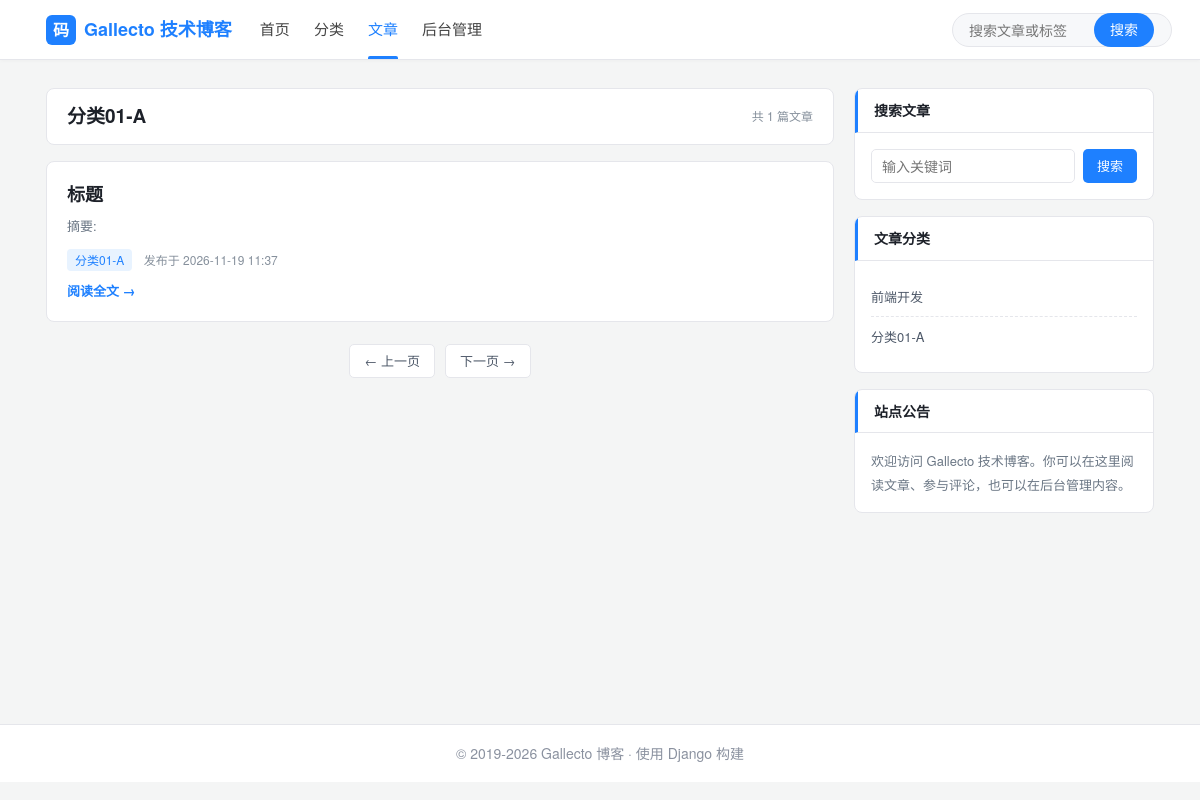
Page /blog/1/ on the committed database.
### blog/models.py (models this page shows, shortened)
class Category(models.Model):
    title = models.CharField(max_length=250, verbose_name="标题")
    slug = models.SlugField(max_length=250, null=True, blank=True, verbose_name="别名")
    thumbnail = models.ImageField(null=True, blank=True, upload_to="blog/thumbnails", verbose_name="缩略图")
    shortDescription = models.CharField(max_length=100, verbose_name="简短描述")
    description = models.TextField(default="", verbose_name="描述")
    index = models.IntegerField(default=0, verbose_name="排序值")
    status = models.IntegerField(choices=STATUS, default=0, verbose_name="状态")
    created_on = models.DateTimeField(auto_now_add=True, verbose_name="创建时间")
    updated_on = models.DateTimeField(auto_now=True, verbose_name="更新时间")
    class Meta:
        ordering = ["-index"]
        verbose_name = "分类"
        verbose_name_plural = "分类"
    def thumbnail_tag(self):
        if self.thumbnail:
            return mark_safe('<img src="{}" width="250" height="160" />'.format(url(self.thumbnail)))
        return "暂无缩略图"
    thumbnail_tag.short_description = "缩略图预览"

class Post(models.Model):
    category = models.ForeignKey("Category", null=True, on_delete=models.SET_NULL, verbose_name="分类")
    title = models.CharField(max_length=250, verbose_name="标题")
    slug = models.SlugField(max_length=250, null=True, blank=True, verbose_name="别名")
    banner = models.ImageField(upload_to="blog/banners", blank=True, verbose_name="封面图")
    description = models.TextField(default="", verbose_name="摘要")
    content = RichTextUploadingField(blank=True, null=True, verbose_name="正文内容")
    status = models.IntegerField(choices=STATUS, default=0, verbose_name="状态")
    published_on = models.DateTimeField(auto_now_add=True, blank=True, null=True, verbose_name="发布时间")
    created_on = models.DateTimeField(auto_now_add=True, verbose_name="创建时间")
    updated_on = models.DateTimeField(auto_now=True, verbose_name="更新时间")
    class Meta:
        ordering = ["-published_on"]
        verbose_name = "文章"
        verbose_name_plural = "文章"
    def banner_tag(self):
        if self.banner:
            return mark_safe('<img src="{}" width="750" height="300" />'.format(url(self.banner)))
        return "暂无封面图"
    banner_tag.short_description = "封面预览"

### blog/views.py (the view)
# urls.py: path('blog/<slug:slug>/', post_list, name = "Post Listing"),
def post_list(request, slug):
    category = Category.objects.get(slug=slug)
    posts = Post.objects.filter(category_id=category.id, status=1)
    context = {
        "title": category.title,
        "category": category,
        "posts": posts,
        "categories": Category.objects.filter(status=1),
    }
    return render(request, 'post_list.html', context)

### templates/post_list.html (shortened to what this page needs)
{% extends "base.html" %}
{% block navBlogPost %}active{% endblock %}
{% block content %}
<div class="csdn-container">
  <div class="jj-content-layout">
    <section class="jj-main-column">
      <div class="jj-list-head">
        <h2>{{ category.title }}</h2>
        <span>共 {{ posts|length }} 篇文章</span>
      </div>
      {% for post in posts %}
      <article class="jj-article-card">
        <div class="jj-article-content">
          <h3 class="jj-article-title"><a href="/post/{{ post.slug }}">{{ post.title }}</a></h3>
          <p class="jj-article-summary">{{ post.description }}</p>
          <div class="jj-article-meta">
            <span class="jj-article-tag">{{ category.title }}</span>
            发布于 {{ post.published_on|date:"Y-m-d H:i" }}
          </div>
          <a href="/post/{{ post.slug }}" class="jj-article-more">阅读全文 →</a>
        </div>
      </article>
      {% empty %}
      <div class="jj-empty">该分类下暂无文章。</div>
      {% endfor %}
      <div class="jj-pagination">
        <a href="#" class="jj-page-btn">← 上一页</a>
        <a href="#" class="jj-page-btn">下一页 →</a>
      </div>
    </section>
    <aside class="jj-side-column">
      {% include "includes/sidebar.html" %}
    </aside>
  </div>
</div>
{% endblock %}

### templates/includes/sidebar.html
<div class="jj-side-card">
  <h5 class="jj-side-card-head">搜索文章</h5>
  <div class="jj-side-card-body">
    <form class="jj-search-form" action="/blog" method="get">
      <input type="text" name="q" placeholder="输入关键词">
      <button type="submit">搜索</button>
    </form>
  </div>
</div>
<div class="jj-side-card">
  <h5 class="jj-side-card-head">文章分类</h5>
  <div class="jj-side-card-body">
    <ul class="jj-side-list">
      {% for item in categories %}
      <li><a href="/blog/{{ item.slug }}">{{ item.title }}</a></li>
      {% empty %}
      <li><a href="/blog">查看全部分类</a></li>
      {% endfor %}
    </ul>
  </div>
</div>
<div class="jj-side-card">
  <h5 class="jj-side-card-head">站点公告</h5>
  <div class="jj-side-card-body">
    <p class="jj-notice">
      欢迎访问 Gallecto 技术博客。你可以在这里阅读文章、参与评论，也可以在后台管理内容。
    </p>
  </div>
</div>

### static/css/csdn-style.css (style rules this page uses)
:root { --csdn-red: #1e80ff; --csdn-red-dark: #0052d9; --csdn-red-light: #e8f3ff; --text-main: #252933; --text-muted: #8a919f; --bg-page: #f4f5f5; --border: #e5e6eb; --card-shadow: 0 2px 12px rgba(30, 128, 255, 0.06); }
* { box-sizing: border-box; }
body { margin: 0; padding-top: 64px; background: var(--bg-page); color: var(--text-main); font-family: "Microsoft YaHei", "PingFang SC", "Helvetica Neue", Arial, sans-serif; font-size: 14px; }
a { color: var(--text-main); text-decoration: none; }
.csdn-container { max-width: 1140px; margin: 0 auto; padding: 0 16px; }

### static/css/inner-juejin.css (style rules this page uses)
.jj-content-layout { display: grid; grid-template-columns: minmax(0, 1fr) 300px; gap: 20px; align-items: start; }
.jj-main-column, .jj-side-column { min-width: 0; }
.jj-list-head { display: flex; align-items: center; justify-content: space-between; padding: 16px 20px; margin-bottom: 16px; background: #fff; border: 1px solid #e5e6eb; border-radius: 8px; }
.jj-list-head h2 { margin: 0; font-size: 19px; font-weight: 600; color: #1d2129; }
.jj-list-head span { color: #86909c; font-size: 12px; }
.jj-article-card { display: flex; gap: 18px; padding: 20px; margin-bottom: 14px; background: #fff; border: 1px solid #e5e6eb; border-radius: 8px; transition: border-color 180ms ease, box-shadow 180ms ease, transform 180ms ease; }
.jj-article-content { min-width: 0; display: flex; flex-direction: column; }
.jj-article-title { margin: 0 0 8px; font-size: 18px; font-weight: 600; line-height: 1.4; }
.jj-article-title a { color: #1d2129; }
.jj-article-summary { margin: 0 0 12px; color: #6b7785; font-size: 13px; line-height: 1.7; display: -webkit-box; -webkit-line-clamp: 2; -webkit-box-orient: vertical; overflow: hidden; }
.jj-article-meta { margin-top: auto; color: #86909c; font-size: 12px; }
.jj-article-tag { display: inline-block; margin-right: 8px; padding: 2px 8px; border-radius: 4px; background: #e8f3ff; color: #1e80ff; font-size: 12px; }
.jj-article-more { display: inline-block; margin-top: 10px; color: #1e80ff; font-size: 13px; font-weight: 600; }
.jj-pagination { display: flex; justify-content: center; gap: 10px; margin-top: 22px; }
.jj-page-btn { display: inline-flex; align-items: center; justify-content: center; height: 34px; min-width: 82px; padding: 0 14px; border: 1px solid #e5e6eb; border-radius: 5px; background: #fff; color: #4e5969; font-size: 13px; }
.jj-side-card { margin-bottom: 16px; overflow: hidden; background: #fff; border: 1px solid #e5e6eb; border-radius: 8px; }
.jj-side-card-head { margin: 0; padding: 13px 16px; border-bottom: 1px solid #e5e6eb; border-left: 3px solid #1e80ff; font-size: 14px; font-weight: 600; color: #1d2129; }
.jj-side-card-body { padding: 16px; }
.jj-search-form { display: flex; flex-wrap: wrap; gap: 8px; }
.jj-search-form input { flex: 1 1 140px; height: 34px; padding: 0 10px; border: 1px solid #e5e6eb; border-radius: 5px; outline: none; }
.jj-search-form button { height: 34px; padding: 0 14px; border: 0; border-radius: 5px; background: #1e80ff; color: #fff; font-size: 13px; cursor: pointer; }
.jj-side-list { margin: 0; padding: 0; list-style: none; }
.jj-side-list li { padding: 9px 0; border-bottom: 1px dashed #e5e6eb; }
.jj-side-list li:last-child { border-bottom: 0; }
.jj-side-list a { color: #4e5969; font-size: 13px; }
.jj-notice { margin: 0; color: #6b7785; font-size: 13px; line-height: 1.8; }

### rows in the picture
Category: title "分类01-A"
Post: title "标题", description "摘要:", published_on "2026-11-19 11:37"
Category: title "前端开发"

### other values in the picture
{{ posts|length }} "1"
